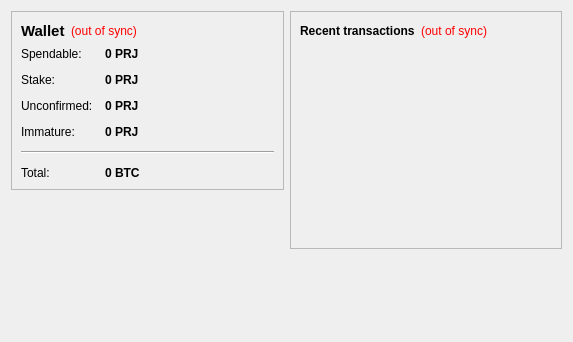
<?xml version="1.0" encoding="UTF-8"?>
<ui version="4.0">
 <class>OverviewPage</class>
 <widget class="QWidget" name="OverviewPage">
  <property name="geometry">
   <rect>
    <x>0</x>
    <y>0</y>
    <width>573</width>
    <height>342</height>
   </rect>
  </property>
  <property name="windowTitle">
   <string>Form</string>
  </property>
  <layout class="QHBoxLayout" name="horizontalLayout" stretch="1,1">
   <item>
    <layout class="QVBoxLayout" name="verticalLayout_2">
     <item>
      <widget class="QFrame" name="frame">
       <property name="frameShape">
        <enum>QFrame::StyledPanel</enum>
       </property>
       <property name="frameShadow">
        <enum>QFrame::Raised</enum>
       </property>
       <layout class="QVBoxLayout" name="verticalLayout_4">
        <item>
         <layout class="QHBoxLayout" name="horizontalLayout_4">
          <item>
           <widget class="QLabel" name="label_5">
            <property name="font">
             <font>
              <pointsize>11</pointsize>
              <weight>75</weight>
              <bold>true</bold>
             </font>
            </property>
            <property name="text">
             <string>Wallet</string>
            </property>
           </widget>
          </item>
          <item>
           <widget class="QLabel" name="labelWalletStatus">
            <property name="toolTip">
             <string>The displayed information may be out of date. Your wallet automatically synchronizes with the PRJCoin network after a connection is established, but this process has not completed yet.</string>
            </property>
            <property name="styleSheet">
             <string notr="true">QLabel { color: red; }</string>
            </property>
            <property name="text">
             <string notr="true">(out of sync)</string>
            </property>
            <property name="alignment">
             <set>Qt::AlignLeading|Qt::AlignLeft|Qt::AlignVCenter</set>
            </property>
           </widget>
          </item>
          <item>
           <spacer name="horizontalSpacer_2">
            <property name="orientation">
             <enum>Qt::Horizontal</enum>
            </property>
            <property name="sizeHint" stdset="0">
             <size>
              <width>40</width>
              <height>20</height>
             </size>
            </property>
           </spacer>
          </item>
         </layout>
        </item>
        <item>
         <layout class="QFormLayout" name="formLayout_2">
          <property name="fieldGrowthPolicy">
           <enum>QFormLayout::AllNonFixedFieldsGrow</enum>
          </property>
          <property name="horizontalSpacing">
           <number>12</number>
          </property>
          <property name="verticalSpacing">
           <number>12</number>
          </property>
          <item row="0" column="0">
           <widget class="QLabel" name="label">
            <property name="text">
             <string>Spendable:</string>
            </property>
           </widget>
          </item>
          <item row="0" column="1">
           <widget class="QLabel" name="labelBalance">
            <property name="font">
             <font>
              <weight>75</weight>
              <bold>true</bold>
             </font>
            </property>
            <property name="cursor">
             <cursorShape>IBeamCursor</cursorShape>
            </property>
            <property name="toolTip">
             <string>Your current spendable balance</string>
            </property>
            <property name="text">
             <string notr="true">0 PRJ</string>
            </property>
            <property name="textInteractionFlags">
             <set>Qt::LinksAccessibleByMouse|Qt::TextSelectableByKeyboard|Qt::TextSelectableByMouse</set>
            </property>
           </widget>
          </item>
          <item row="1" column="0">
           <widget class="QLabel" name="label_6">
            <property name="text">
             <string>Stake:</string>
            </property>
           </widget>
          </item>
          <item row="1" column="1">
           <widget class="QLabel" name="labelStake">
            <property name="font">
             <font>
              <weight>75</weight>
              <bold>true</bold>
             </font>
            </property>
            <property name="cursor">
             <cursorShape>IBeamCursor</cursorShape>
            </property>
            <property name="toolTip">
             <string>Total of coins that was staked, and do not yet count toward the current balance</string>
            </property>
            <property name="text">
             <string notr="true">0 PRJ</string>
            </property>
            <property name="textInteractionFlags">
             <set>Qt::LinksAccessibleByMouse|Qt::TextSelectableByKeyboard|Qt::TextSelectableByMouse</set>
            </property>
           </widget>
          </item>
          <item row="2" column="0">
           <widget class="QLabel" name="label_3">
            <property name="text">
             <string>Unconfirmed:</string>
            </property>
           </widget>
          </item>
          <item row="2" column="1">
           <widget class="QLabel" name="labelUnconfirmed">
            <property name="font">
             <font>
              <weight>75</weight>
              <bold>true</bold>
             </font>
            </property>
            <property name="cursor">
             <cursorShape>IBeamCursor</cursorShape>
            </property>
            <property name="toolTip">
             <string>Total of transactions that have yet to be confirmed, and do not yet count toward the current balance</string>
            </property>
            <property name="text">
             <string notr="true">0 PRJ</string>
            </property>
            <property name="textInteractionFlags">
             <set>Qt::LinksAccessibleByMouse|Qt::TextSelectableByKeyboard|Qt::TextSelectableByMouse</set>
            </property>
           </widget>
          </item>
          <item row="3" column="0">
           <widget class="QLabel" name="labelImmatureText">
            <property name="text">
             <string>Immature:</string>
            </property>
           </widget>
          </item>
          <item row="3" column="1">
           <widget class="QLabel" name="labelImmature">
            <property name="font">
             <font>
              <weight>75</weight>
              <bold>true</bold>
             </font>
            </property>
            <property name="toolTip">
             <string>Mined balance that has not yet matured</string>
            </property>
            <property name="text">
             <string notr="true">0 PRJ</string>
            </property>
            <property name="textInteractionFlags">
             <set>Qt::LinksAccessibleByMouse|Qt::TextSelectableByKeyboard|Qt::TextSelectableByMouse</set>
            </property>
           </widget>
          </item>
          <item row="4" column="0" colspan="2">
           <widget class="Line" name="line">
            <property name="orientation">
             <enum>Qt::Horizontal</enum>
            </property>
           </widget>
          </item>
          <item row="5" column="0">
           <widget class="QLabel" name="labelTotalText">
            <property name="text">
             <string>Total:</string>
            </property>
           </widget>
          </item>
          <item row="5" column="1">
           <widget class="QLabel" name="labelTotal">
            <property name="font">
             <font>
              <weight>75</weight>
              <bold>true</bold>
             </font>
            </property>
            <property name="cursor">
             <cursorShape>IBeamCursor</cursorShape>
            </property>
            <property name="toolTip">
             <string>Your current total balance</string>
            </property>
            <property name="text">
             <string notr="true">0 BTC</string>
            </property>
            <property name="textInteractionFlags">
             <set>Qt::LinksAccessibleByMouse|Qt::TextSelectableByKeyboard|Qt::TextSelectableByMouse</set>
            </property>
           </widget>
          </item>
         </layout>
        </item>
       </layout>
      </widget>
     </item>
     <item>
      <spacer name="verticalSpacer">
       <property name="orientation">
        <enum>Qt::Vertical</enum>
       </property>
       <property name="sizeHint" stdset="0">
        <size>
         <width>20</width>
         <height>40</height>
        </size>
       </property>
      </spacer>
     </item>
    </layout>
   </item>
   <item>
    <layout class="QVBoxLayout" name="verticalLayout_3">
     <item>
      <widget class="QFrame" name="frame_2">
       <property name="frameShape">
        <enum>QFrame::StyledPanel</enum>
       </property>
       <property name="frameShadow">
        <enum>QFrame::Raised</enum>
       </property>
       <layout class="QVBoxLayout" name="verticalLayout">
        <item>
         <layout class="QHBoxLayout" name="horizontalLayout_2">
          <item>
           <widget class="QLabel" name="label_4">
            <property name="text">
             <string>&lt;b&gt;Recent transactions&lt;/b&gt;</string>
            </property>
           </widget>
          </item>
          <item>
           <widget class="QLabel" name="labelTransactionsStatus">
            <property name="toolTip">
             <string>The displayed information may be out of date. Your wallet automatically synchronizes with the PRJCoin network after a connection is established, but this process has not completed yet.</string>
            </property>
            <property name="styleSheet">
             <string notr="true">QLabel { color: red; }</string>
            </property>
            <property name="text">
             <string notr="true">(out of sync)</string>
            </property>
            <property name="alignment">
             <set>Qt::AlignRight|Qt::AlignTrailing|Qt::AlignVCenter</set>
            </property>
           </widget>
          </item>
          <item>
           <spacer name="horizontalSpacer">
            <property name="orientation">
             <enum>Qt::Horizontal</enum>
            </property>
            <property name="sizeHint" stdset="0">
             <size>
              <width>40</width>
              <height>20</height>
             </size>
            </property>
           </spacer>
          </item>
         </layout>
        </item>
        <item>
         <widget class="QListView" name="listTransactions">
          <property name="styleSheet">
           <string notr="true">QListView { background: transparent; }</string>
          </property>
          <property name="frameShape">
           <enum>QFrame::NoFrame</enum>
          </property>
          <property name="verticalScrollBarPolicy">
           <enum>Qt::ScrollBarAlwaysOff</enum>
          </property>
          <property name="horizontalScrollBarPolicy">
           <enum>Qt::ScrollBarAlwaysOff</enum>
          </property>
          <property name="selectionMode">
           <enum>QAbstractItemView::NoSelection</enum>
          </property>
         </widget>
        </item>
       </layout>
      </widget>
     </item>
     <item>
      <spacer name="verticalSpacer_2">
       <property name="orientation">
        <enum>Qt::Vertical</enum>
       </property>
       <property name="sizeHint" stdset="0">
        <size>
         <width>20</width>
         <height>40</height>
        </size>
       </property>
      </spacer>
     </item>
    </layout>
   </item>
  </layout>
 </widget>
 <resources/>
 <connections/>
</ui>
